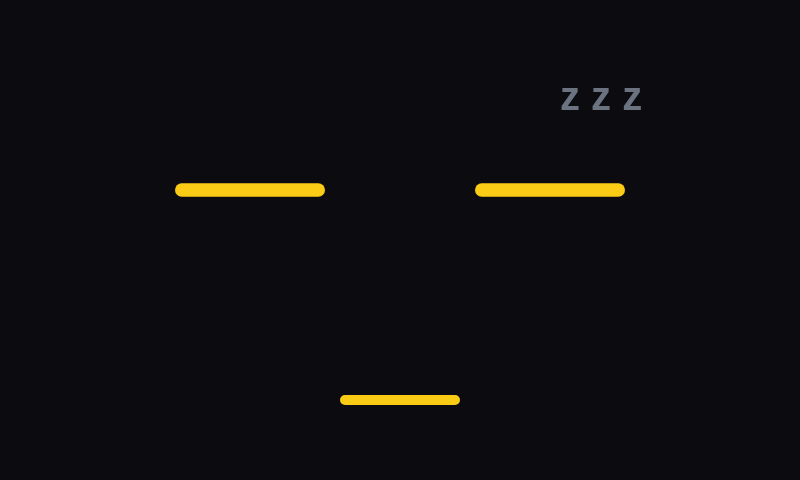
#> input picture estudo/rosto-dormindo.png, 800 x 480 px, given in place of conjunto.png, which was not available
$ python banners.py
#> lines starting #> are read from the running program, lines starting #| are printed output that depends on the picture
"""Banners do guia a partir do render real (sem arte de IA: o robô ainda nêo foi impresso)."""
from PIL import Image, ImageDraw, ImageFont
B = '/usr/share/fonts/truetype/dejavu/DejaVuSans-Bold.ttf'; R = '/usr/share/fonts/truetype/dejavu/DejaVuSans.ttf'
def banner(t1, t2, out, grade):
#> called with out = 'guia/assets/banner.jpg', grade = 'guia/assets/banner-grade.jpg'
    W, H = 1600, 900
    r = Image.open('estudo/renders/conjunto.png').convert('RGB'); r = r.resize((int(r.width * .9), int(r.height * .9)))
#> in banner, r is the input picture: PIL image 800x480 RGB; mean R, G, B 15.3, 14.7, 16.3
    im = Image.new('RGB', (W, H), '#0c0c10')
    m = Image.new('L', r.size, 255)
#> m: PIL image 720x432 L; every value is 255
    for x in range(330): m.paste(int(255 * x / 330), (x, 0, x + 1, r.height))   # esmaece a borda esquerda
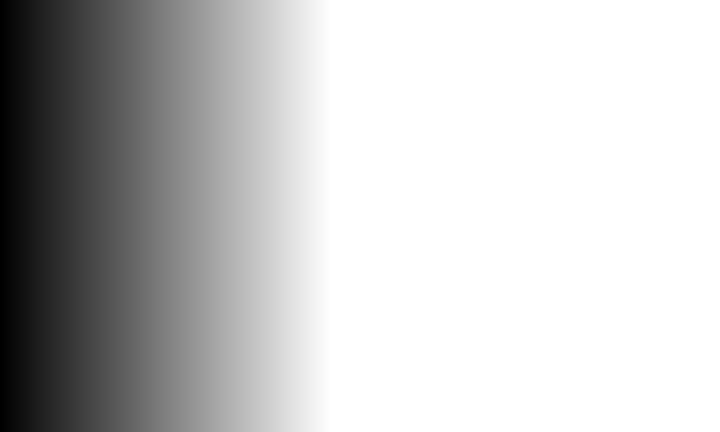
#> m: PIL image 720x432 L; min 0, max 255, mean 196.2
    im.paste(r, (330, -45), m)
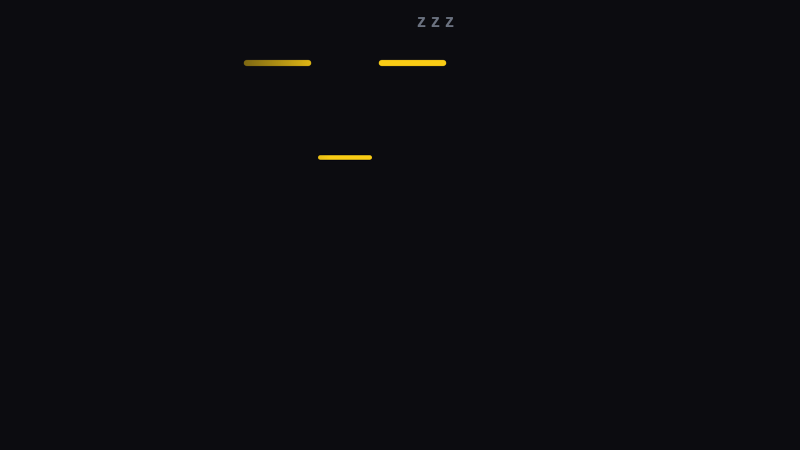
#> im: PIL image 1600x900 RGB (shown at 1/2 size); mean R, G, B 12.6, 12.5, 16.1
    d = ImageDraw.Draw(im); f1 = ImageFont.truetype(B, 72); f2 = ImageFont.truetype(R, 34)
    y = 230
    for l in t1: d.text((70, y), l, font=f1, fill='#FACC15'); y += 90
#> after the loop, y = 500
    y += 24
#> y = 524
    for l in t2: d.text((70, y), l, font=f2, fill='#f1f1f3'); y += 48
#> this loop made 2 passes
#> y on passes 1 to 2: 572, 620
#> after the loop, y = 620
    d.text((70, 810), 'ARCKHÉ AI', font=f2, fill='#FACC15')
    im.save(out, quality=88, optimize=True)
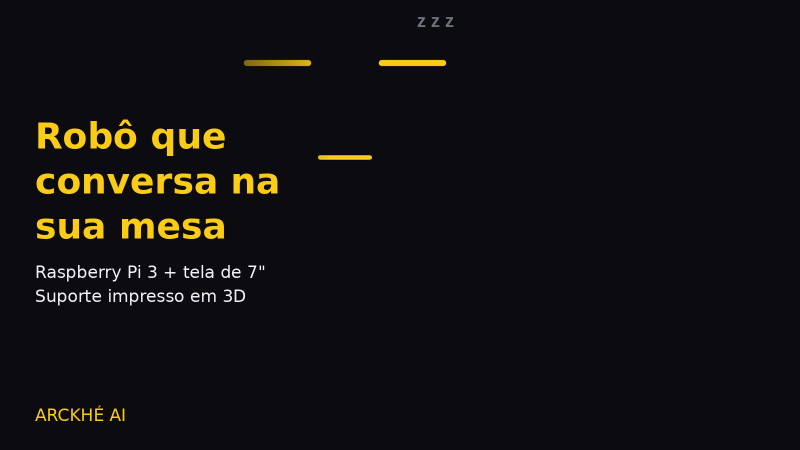
#> saved as banner.jpg: PIL image 1600x900 RGB (shown at 1/2 size); mean R, G, B 18.3, 17.3, 17.1
    im.resize((1200, 675)).save(grade, quality=86, optimize=True)
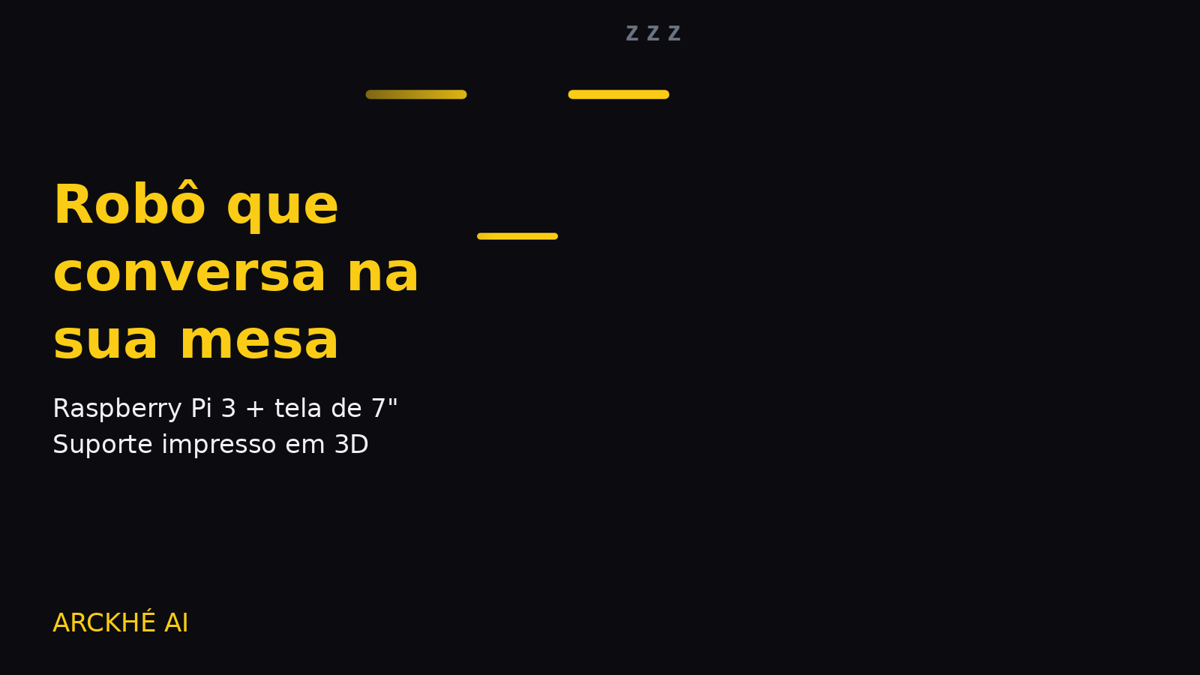
#> saved as banner-grade.jpg: PIL image 1200x675 RGB; mean R, G, B 18.3, 17.3, 17.1
banner(['Robô que', 'conversa na', 'sua mesa'], ['Raspberry Pi 3 + tela de 7"', 'Suporte impresso em 3D'], 'guia/assets/banner.jpg', 'guia/assets/banner-grade.jpg')
banner(['A robot that', 'talks on your', 'desk'], ['Raspberry Pi 3 + 7" screen', '3D-printed stand'], 'guia/assets/banner-en.jpg', 'guia/assets/banner-grade-en.jpg')
#> call 2 of banner, with out = 'guia/assets/banner-en.jpg', grade = 'guia/assets/banner-grade-en.jpg'
#> after the loop in banner (call 2), `for l in t1: d.text((70, y), l, font=f1, fill='#FACC15'); y += 90`: y = 500
#> in banner (call 2), `y += 24`: y = 524
#> the loop in banner (call 2), `for l in t2: d.text((70, y), l, font=f2, fill='#f1f1f3'); y += 48` made 2 passes
#> after the loop in banner (call 2), `for l in t2: d.text((70, y), l, font=f2, fill='#f1f1f3'); y += 48`: y = 620
#> in banner (call 2), `im.resize((1200, 675)).save(grade, quality=86, optimize=True)`:
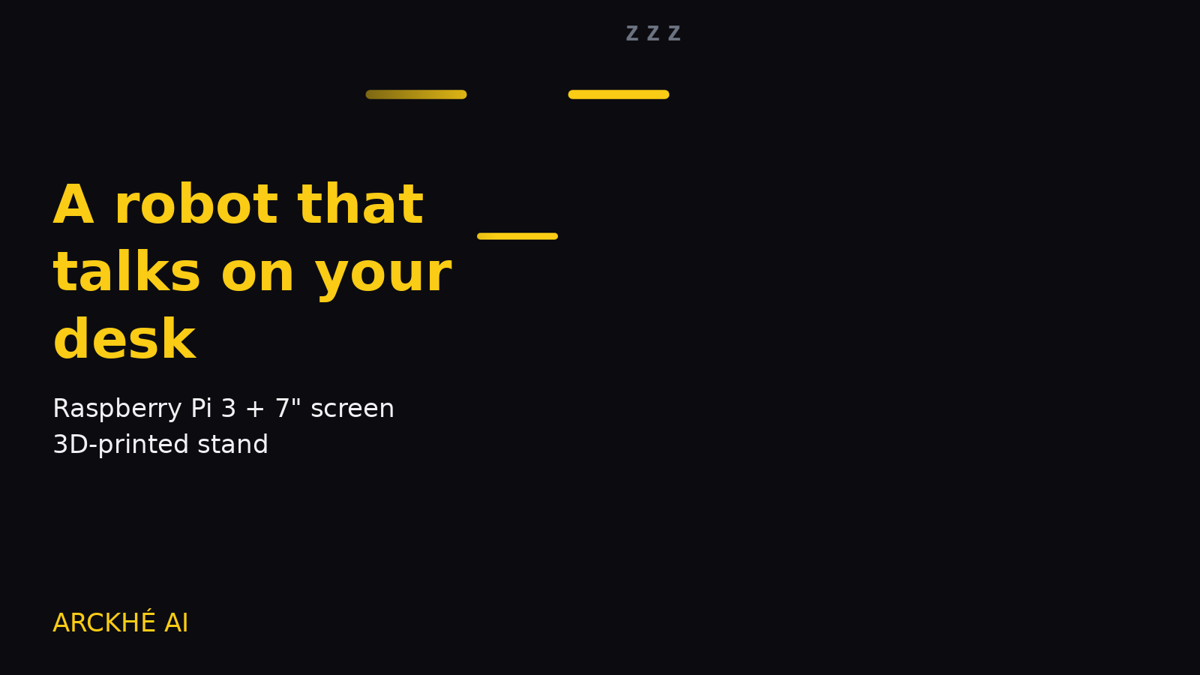
#> saved as banner-grade-en.jpg: PIL image 1200x675 RGB; mean R, G, B 18.1, 17.1, 16.9
banner(['Un robot que', 'conversa en', 'tu mesa'], ['Raspberry Pi 3 + pantalla de 7"', 'Soporte impreso en 3D'], 'guia/assets/banner-es.jpg', 'guia/assets/banner-grade-es.jpg')
#> call 3 of banner, with out = 'guia/assets/banner-es.jpg', grade = 'guia/assets/banner-grade-es.jpg'
#> after the loop in banner (call 3), `for l in t1: d.text((70, y), l, font=f1, fill='#FACC15'); y += 90`: y = 500
#> in banner (call 3), `y += 24`: y = 524
#> the loop in banner (call 3), `for l in t2: d.text((70, y), l, font=f2, fill='#f1f1f3'); y += 48` made 2 passes
#> after the loop in banner (call 3), `for l in t2: d.text((70, y), l, font=f2, fill='#f1f1f3'); y += 48`: y = 620
#> in banner (call 3), `im.save(out, quality=88, optimize=True)`:
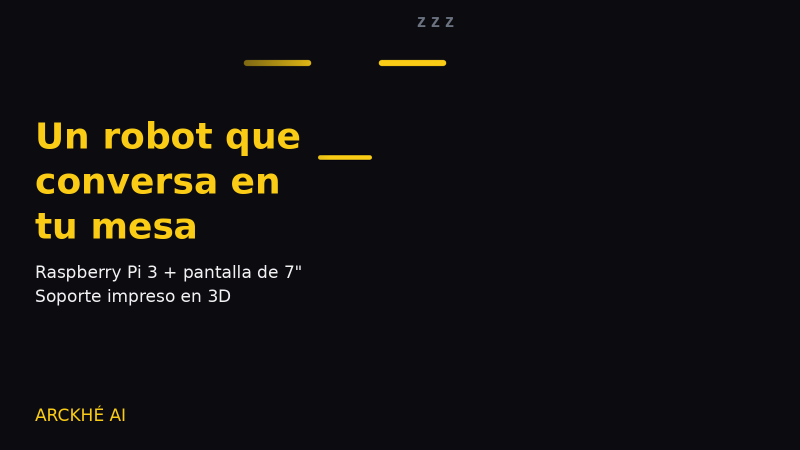
#> saved as banner-es.jpg: PIL image 1600x900 RGB (shown at 1/2 size); mean R, G, B 18.6, 17.5, 17.1
#> in banner (call 3), `im.resize((1200, 675)).save(grade, quality=86, optimize=True)`:
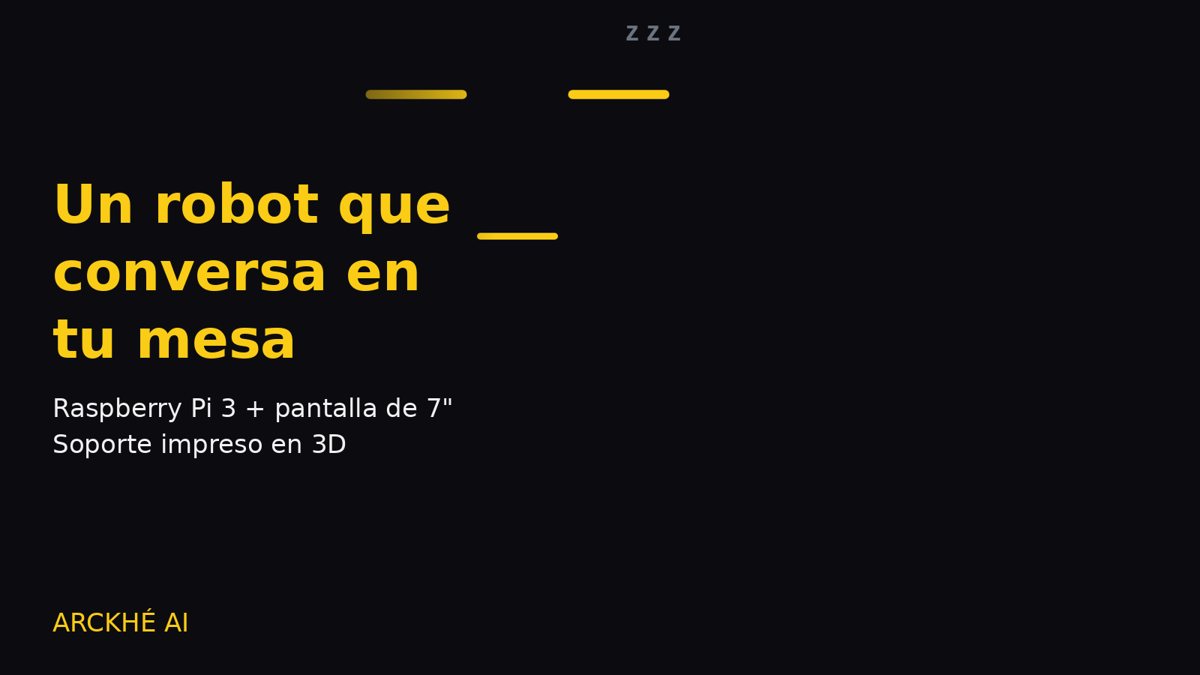
#> saved as banner-grade-es.jpg: PIL image 1200x675 RGB; mean R, G, B 18.5, 17.5, 17.1

$ run again, on estudo/rosto-estados.png
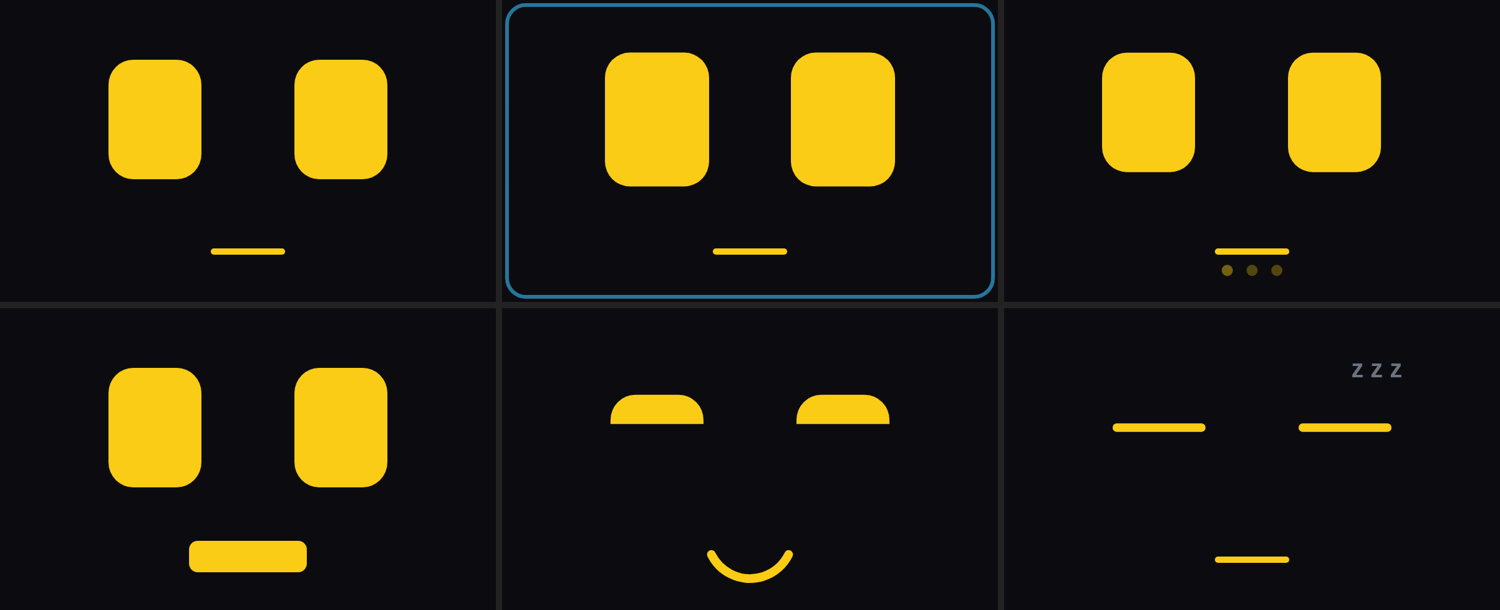
#> input picture estudo/rosto-estados.png, 1500 x 610 px, given in place of conjunto.png, which was not available
#> in banner, r is the input picture: PIL image 1500x610 RGB; mean R, G, B 39.4, 34.7, 17.8
#> r: PIL image 1350x549 RGB
#> after the loop in banner, `for x in range(330): m.paste(int(255 * x / 330), (x, 0, x + 1, r.heigh..`:
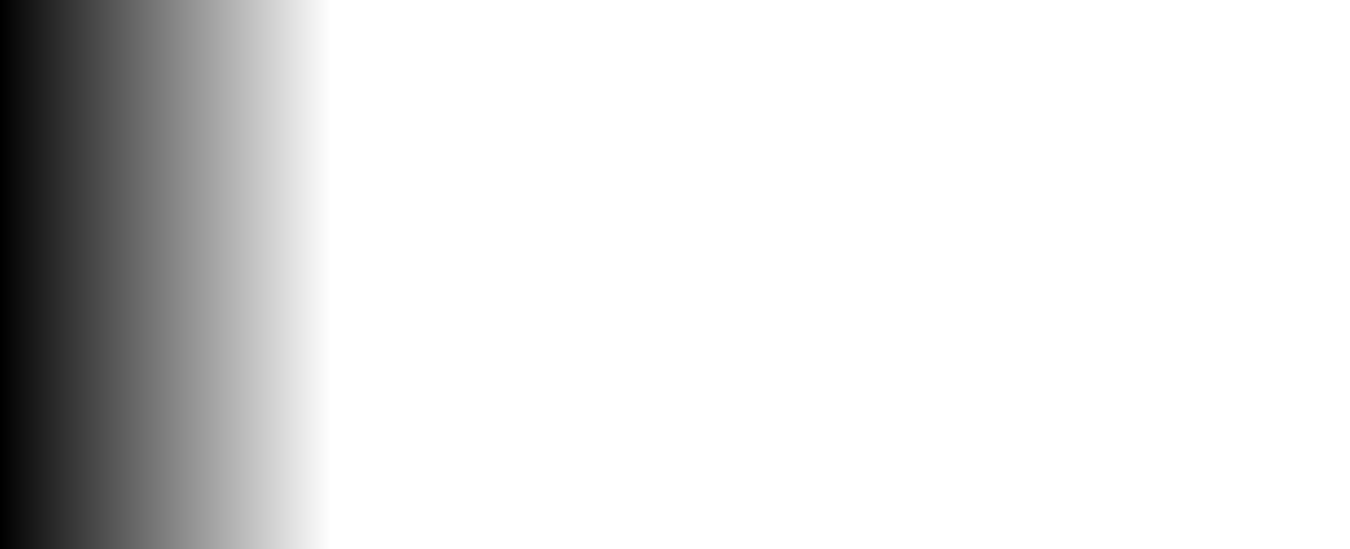
#> m: PIL image 1350x549 L; min 0, max 255, mean 223.6
#> after the loop in banner, `for l in t1: d.text((70, y), l, font=f1, fill='#FACC15'); y += 90`: y = 500
#> in banner, `y += 24`: y = 524
#> the loop in banner, `for l in t2: d.text((70, y), l, font=f2, fill='#f1f1f3'); y += 48` made 2 passes
#> y on passes 1 to 2: 572, 620
#> after the loop in banner, `for l in t2: d.text((70, y), l, font=f2, fill='#f1f1f3'); y += 48`: y = 620
#> the loop in banner (call 2), `for l in t2: d.text((70, y), l, font=f2, fill='#f1f1f3'); y += 48` made 2 passes
#> after the loop in banner (call 3), `for l in t1: d.text((70, y), l, font=f1, fill='#FACC15'); y += 90`: y = 500
#> in banner (call 3), `y += 24`: y = 524
#> the loop in banner (call 3), `for l in t2: d.text((70, y), l, font=f2, fill='#f1f1f3'); y += 48` made 2 passes
#> after the loop in banner (call 3), `for l in t2: d.text((70, y), l, font=f2, fill='#f1f1f3'); y += 48`: y = 620
#> in banner (call 3), `im.resize((1200, 675)).save(grade, quality=86, optimize=True)`:
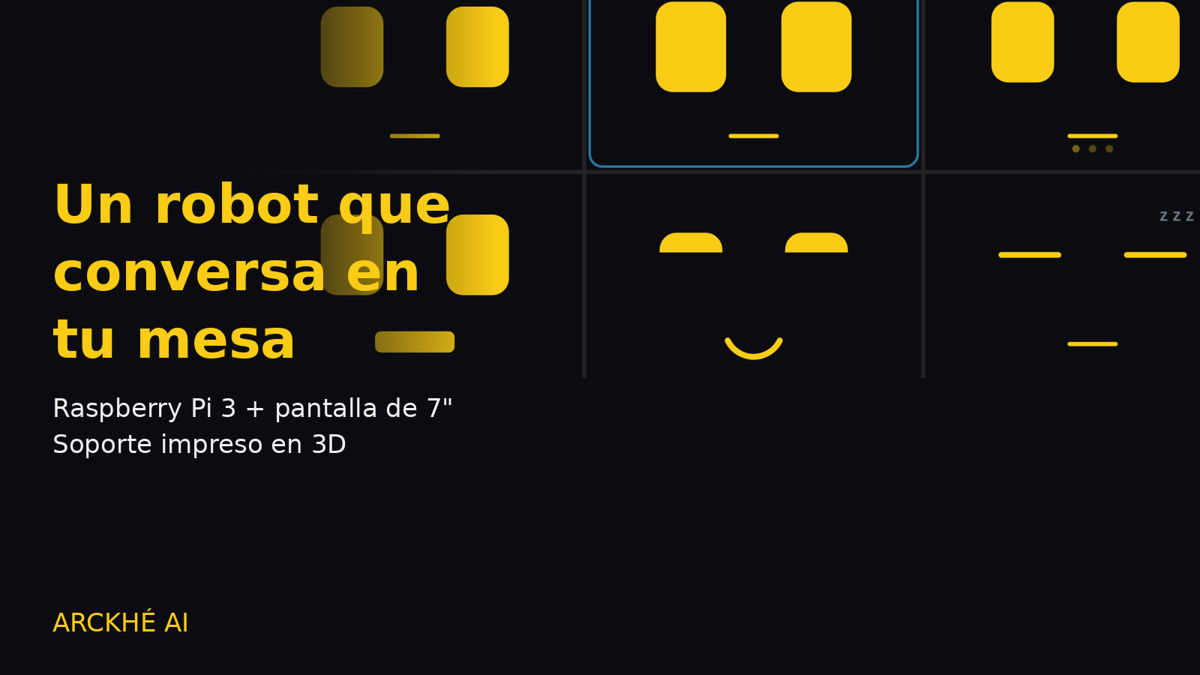
#> saved as banner-grade-es.jpg: PIL image 1200x675 RGB; mean R, G, B 29.8, 26.7, 17.8
